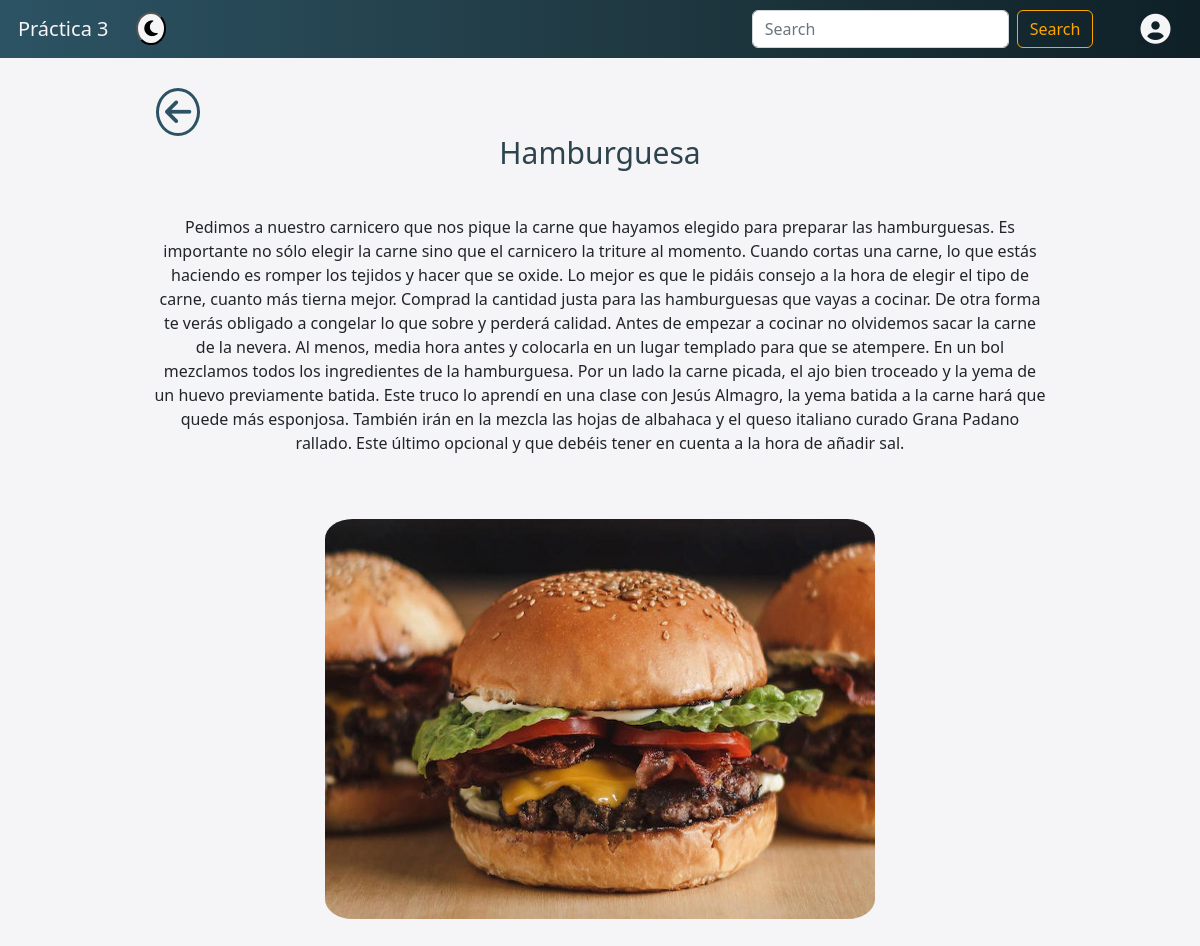
The page /recetas/60/ on the database its author committed.
### recetas/models.py (models this page shows, shortened)
class Receta(models.Model):
	nombre       = models.CharField(max_length=200, validators=[validate_mayus])
	preparación  = models.TextField(max_length=5000, validators=[validate_mayus])
	foto         = models.FileField(upload_to='media/fotos')

### recetas/views.py (the view)
# urls.py: path('recetas/<int:id>/', views.detalles, name='detalles'),
def detalles(request, id):
    receta = Receta.objects.get(id = id)
    return render(request, "detalles.html", {'receta': receta})

### recetas/templates/detalles.html (shortened to what this page needs)
{% extends 'base.html' %}
{% block contenido %}
    {% load static %}
    <link rel="stylesheet" href="{% static 'css/detalles.css' %}">
    <a class="fas fa-arrow-left" href="/"></a>
    <div class="div-detalles-comida" id="div-detalles-comida">
        <br><br><br>
        <p class="p-detalles-titulo">{{receta.nombre}}</p>
        <br>
        <p class="p-detalles-receta">{{receta.preparación|linebreaksbr}}</p>
        <br><br>
        <img src="/{{receta.foto}}" class="detalles-imagen">
        <br>
    </div>
{% endblock %}

### recetas/static/css/base.css (style rules this page uses)
body { background-color: #f5f5f7; transition: .3s ease all; margin-bottom: 3%; }
.fas.fa-arrow-left { padding: 6px; position: absolute; margin-top: 2.5%; left: 13%; text-decoration: none; border: solid; border-radius: 100%; border-width: 3px; font-size: 30px; color: #2C5364; }

### recetas/static/css/detalles.css (style rules this page uses)
.div-detalles-comida { text-align: center; }
.p-detalles-titulo { text-align: center; color: #2d444e; font-weight: 500; font-size: 30px; }
.p-detalles-receta { font-size: 16px; margin-right: 10%; margin-left: 10%; }
.detalles-imagen { width: 550px; height: 400px; border-radius: 5%; margin-bottom: 5%; }

### rows shown on the page
Receta: nombre "Hamburguesa", preparación "Pedimos a nuestro carnicero que nos pique la carne que hayamos elegido para preparar las hamburguesas. Es importante no sólo elegir la carne sino que el carnicero la triture al momento. Cuando cortas una carne, lo que estás haciendo es romper los tejidos y hacer que se oxide. Lo mejor es que le pidáis consejo a la hora de elegir el tipo de carne, cuanto más tierna mejor. Comprad la cantidad justa para las hamburguesas que vayas a cocinar. De otra forma te verás obligado a congelar lo que sobre y perderá calidad. Antes de empezar a cocinar no olvidemos sacar la carne de la nevera. Al menos, media hora antes y colocarla en un lugar templado para que se atempere. En un bol mezclamos todos los…", foto (picture)
